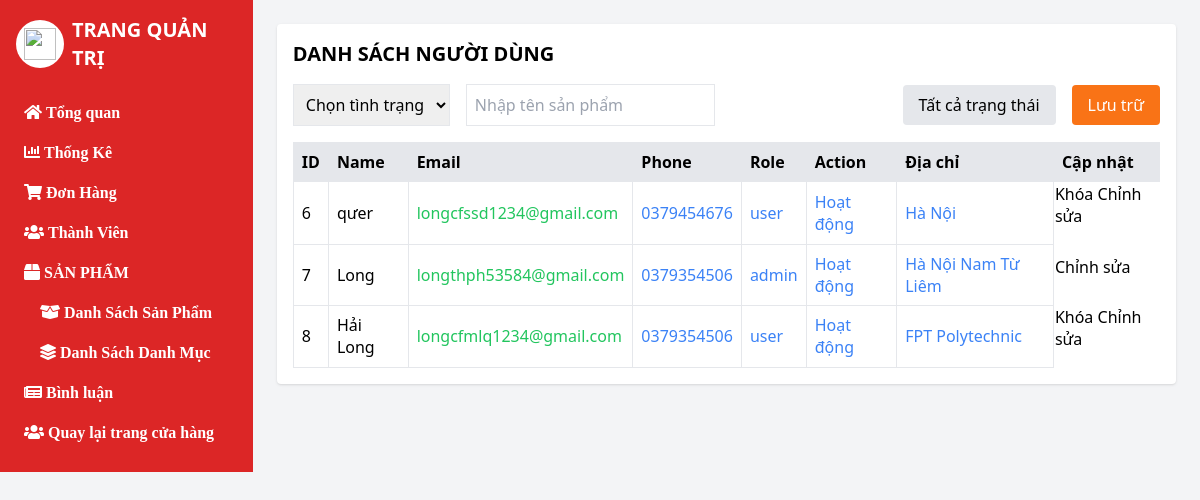
Screenshot of /Admin/?ctl=listuser (signed in) with the database file from the repository.
### tables this page shows
CREATE TABLE `users` (
  `id` int NOT NULL,
  `fullname` varchar(150) NOT NULL,
  `password` varchar(200) NOT NULL,
  `email` varchar(200) NOT NULL,
  `phone` varchar(15) NOT NULL,
  `address` varchar(255) NOT NULL,
  `role` enum('admin','user') NOT NULL,
  `created_at` timestamp NOT NULL DEFAULT CURRENT_TIMESTAMP,
  `updated_at` timestamp NOT NULL DEFAULT CURRENT_TIMESTAMP,
  `active` tinyint(1) NOT NULL DEFAULT '1'
);

### Common/function.php (called while the page is built, shortened)
<?php
function view($path_view, $data  = [])
{
    extract($data);
    $path_view = str_replace(".", "/", $path_view);
    include_once ROOT_DIR . "Views/$path_view.php";
}

### Controllers/AutherController.php (called while the page is built, shortened)
<?php
class AutherController
{
    public function index()
    {
        $users = (new User)->all();
        return view('admin.user.list', compact('users'));
    }
}

### Admin/index.php (called while the page is built, shortened)
<?php
require_once __DIR__ . "/../Common/function.php";
require_once __DIR__ . "/../Models/BaseModel.php";
require_once __DIR__ . "/../Models/User.php";
require_once __DIR__ . "/../Controllers/AutherController.php";
$ctl = $_GET['ctl'] ?? "";
match ($ctl) {
    '' => (new Dashboards)->index(),
    'listsp' => (new Products)->index(),
    'addsp' => (new Products)->create(),
    'storesp' => (new Products)->store(),
    'editsp' => (new Products)->edit(),
    'updatesp' => (new Products)->update(),
    'deletesp' => (new Products)->delete(),
    'listdm' => (new Categorys)->index(),
    'adddm'=> (new Categorys)->add(),
    'store' => (new Categorys)->store(),
    'editdm' => (new Categorys)->edit(),
    'updatedm'=> (new Categorys)->update(),
    'deletedm' => (new Categorys)->delete(),
    'listuser' => (new AutherController)->index(),
    'updateuser' => (new AutherController)->update(),
    'detailA' => (new AutherController)->userAdminDetail(),
    'update-us' => (new AutherController)->updatedetailuserA(),
    'listorder' => (new OrderController)->index(),
    'detilorder' => (new OrderController)->show(),
    'status-order' => (new OrderController)->orderstast(),
    'product-comment' => (new CommentController)->index(),
    'detail-comment' => (new CommentController)->list(),
    'active-comment' => (new CommentController)->updateActive(),
    default =>view('errors.404'),
};

### Models/BaseModel.php (called while the page is built, shortened)
<?php
class BaseModel
{
    public function __construct(){
        try{
            $this -> conn = new PDO ("mysql:host=localhost;dbname=d-n-1;charset=utf8;port=3306", "root" ,"");
        }catch(PDOException $e){
            echo "Lỗi kết nối CSDL" . $e->getMessage();
        }
    }
}

### Models/User.php (called while the page is built, shortened)
<?php
class User extends BaseModel
{
    public function all()
    {
        $sql = "SELECT * FROM users";
        $stmt = $this->conn->prepare($sql);
        $stmt->execute();
        return $stmt->fetchAll(PDO::FETCH_ASSOC);
    }
}

### Views/admin/user/list.php (the view, shortened to what this page needs)
<?php include_once ROOT_DIR . "Views/admin/Header.php" ?>
<div class="w-4/5 p-6">
    <div class="bg-white p-4 rounded shadow">
        <h2 class="text-xl font-bold mb-4">DANH SÁCH NGƯỜI DÙNG</h2>
        <div class="flex justify-between items-center mb-4">
            <div class="flex space-x-4">
                <select class="border p-2">
                    <option>Chọn tình trạng</option>
                </select>
                <input type="text" placeholder="Nhập tên sản phẩm" class="border p-2">
            </div>
            <div class="flex space-x-4">
                <button class="bg-gray-200 px-4 py-2 rounded">Tất cả trạng thái</button>
                <button class="bg-orange-500 text-white px-4 py-2 rounded">Lưu trữ</button>
            </div>
        </div>
        <table class="w-full text-left border-collapse">
            <thead>
                <tr class="bg-gray-200">
                    <th class="p-2 border">ID</th>
                    <th class="p-2 border">Name</th>
                    <th class="p-2 border">Email</th>
                    <th class="p-2 border">Phone</th>
                    <th class="p-2 border">Role</th>
                    <th class="p-2 border">Action</th>
                    <th class="p-2 border">Địa chỉ</th>
                    <th class="p-2 border">Cập nhật</th>
                </tr>
            </thead>
            <tbody>
                <?php foreach ($users as $user) : ?>
                    <tr class="bg-white">
                        <td class="p-2 border"><?= $user['id'] ?></td>
                        <td class="p-2 border"><?= $user['fullname'] ?></td>
                        <td class="p-2 border text-green-500"><?= $user['email'] ?></td>
                        <td class="p-2 border text-blue-500"><?= $user['phone'] ?></td>
                        <td class="p-2 border text-blue-500"><?= $user['role'] ?></td>
                        <td class="p-2 border text-blue-500">
                            <?php if ($user['active'] == 1) : ?>
                                <span class="badge bg-success">
                                    Hoạt động
                                </span>
                            <?php else : ?>
                                <span class="badge bg-danger">
                                    Khóa
                                </span>
                            <?php endif ?>
                        </td>
                        <td class="p-2 border text-blue-500"><?= $user['address'] ?></td>
                        <td>
                        <form action="<?= ADMIN_URL . '?ctl=updateuser' ?>" method="post">
                            <?php if ($user['role'] != 'admin') : ?>
                                <?php if (isset($user['active']) && $user['active'] == 1) : ?>
                                    <button type="submit" class="btn btn-danger">
                                        <i class="bi bi-lock-fill"></i> Khóa
                                    </button>
                                <?php else : ?>
                                    <button type="submit" class="btn btn-success">
                                        <i class="bi bi-unlock-fill"></i> Kích hoạt
                                    </button>
                                <?php endif ?>
                            <?php endif ?>
                            <a href="<?= ADMIN_URL . '?ctl=detailA&id=' . $user['id'] ?>">Chỉnh sửa</a>
                        </form>
                    </td>
                    </tr>
                <?php endforeach ?>
            </tbody>
        </table>
    </div>
</div>
<?php include_once ROOT_DIR . "Views/admin/Header.php" ?>

### rows the page displays
users: id "6", fullname "qưer", email "longcfssd1234@gmail.com", phone "0379454676", role "user", active "Hoạt động", address "Hà Nội"
users: id "7", fullname "Long", email "longthph53584@gmail.com", phone "0379354506", role "admin", active "Hoạt động", address "Hà Nội Nam Từ Liêm"
users: id "8", fullname "Hải Long", email "longcfmlq1234@gmail.com", phone "0379354506", role "user", active "Hoạt động", address "FPT Polytechnic"
